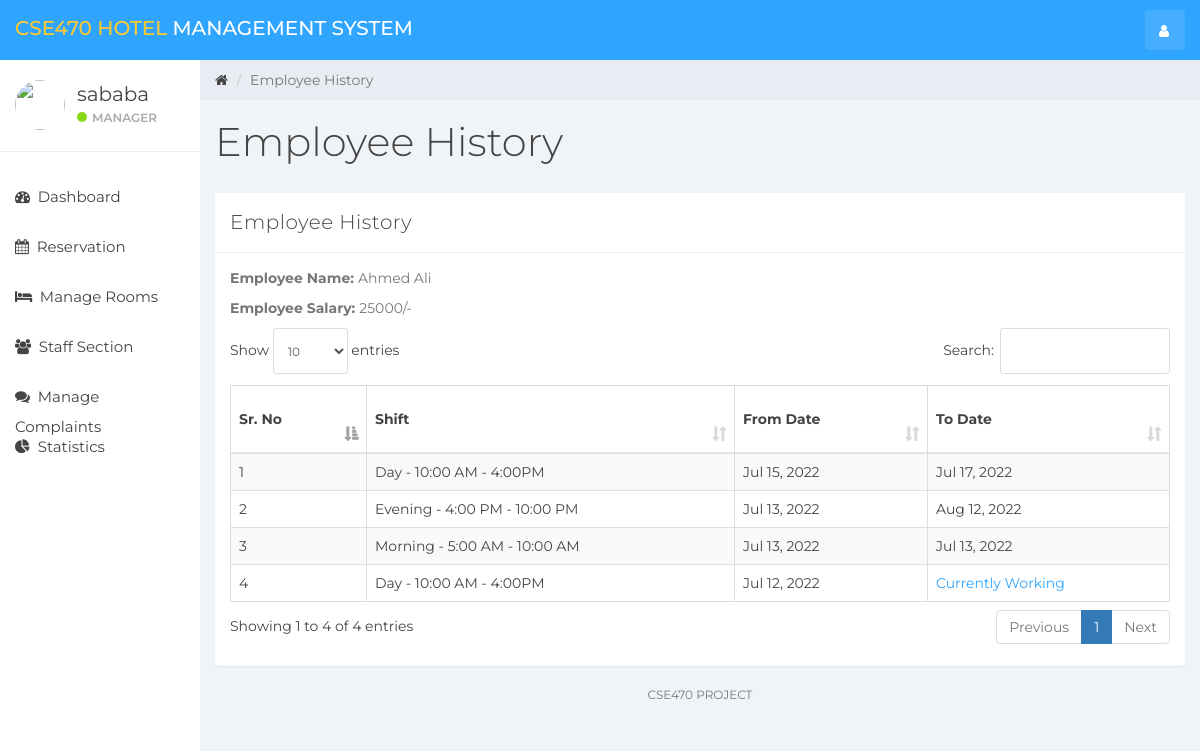
/index.php?emp_history&empid=1 (signed in), run on the app's committed database.
### tables this page shows
CREATE TABLE `user` (
  `id` int(11) NOT NULL,
  `name` varchar(100) NOT NULL,
  `username` varchar(15) NOT NULL,
  `email` varchar(100) NOT NULL,
  `password` varchar(100) NOT NULL,
  `created_at` timestamp NOT NULL DEFAULT current_timestamp()
);

CREATE TABLE `staff` (
  `emp_id` int(11) NOT NULL,
  `emp_name` varchar(100) NOT NULL,
  `staff_type_id` int(11) NOT NULL,
  `shift_id` int(11) NOT NULL,
  `id_card_type` int(11) NOT NULL,
  `id_card_no` varchar(20) NOT NULL,
  `address` varchar(100) NOT NULL,
  `contact_no` bigint(20) NOT NULL,
  `salary` bigint(20) NOT NULL,
  `joining_date` timestamp NOT NULL DEFAULT current_timestamp(),
  `updated_at` timestamp NOT NULL DEFAULT current_timestamp() ON UPDATE current_timestamp()
);

CREATE TABLE `emp_history` (
  `id` int(11) NOT NULL,
  `emp_id` int(11) NOT NULL,
  `shift_id` int(11) NOT NULL,
  `from_date` timestamp NOT NULL DEFAULT current_timestamp(),
  `to_date` timestamp NULL DEFAULT NULL,
  `created_at` timestamp NOT NULL DEFAULT current_timestamp()
);

CREATE TABLE `shift` (
  `shift_id` int(10) NOT NULL,
  `shift` varchar(100) NOT NULL,
  `shift_timing` varchar(100) NOT NULL
);

### emp_history.php (the view, shortened to what this page needs)
<div class="col-sm-9 col-sm-offset-3 col-lg-10 col-lg-offset-2 main">
    <div class="row">
        <ol class="breadcrumb">
            <li><a href="#">
                    <em class="fa fa-home"></em>
                </a></li>
            <li class="active">Employee History</li>
        </ol>
    </div>
    <div class="row">
        <div class="col-lg-12">
            <h1 class="page-header">Employee History</h1>
        </div>
    </div>
    <div class="row">
        <div class="col-lg-12">
            <div class="panel panel-default">
                <div class="panel-heading">Employee History</div>
                <div class="panel-body">
                    <?php
                    if(isset($_GET['empid'])){
                        $emp_id = $_GET['empid'];
                    }else{
                        header('Location:404.php');
                    }
                    $emp = "SELECT * FROM staff WHERE emp_id='$emp_id'";
                    $emp_result = mysqli_query($connection,$emp);
                    $employee = mysqli_fetch_assoc($emp_result);
                    ?>
                    <p><b>Employee Name: </b> <?php echo $employee['emp_name']; ?></p>
                    <p><b>Employee Salary: </b> <?php echo $employee['salary'].'/-'; ?></p>
                    <table class="table table-striped table-bordered table-responsive" cellspacing="0" width="100%"
                           id="rooms">
                        <thead>
                        <tr>
                            <th>Sr. No</th>
                            <th>Shift</th>
                            <th>From Date</th>
                            <th>To Date</th>
                        </tr>
                        </thead>
                        <tbody>
                        <?php
                        $staff_query = "SELECT * FROM emp_history NATURAL JOIN shift WHERE emp_id = '$emp_id' ORDER BY created_at DESC";
                        $staff_result = mysqli_query($connection, $staff_query);
                        if (mysqli_num_rows($staff_result) > 0) {
                            $num = 0;
                            while ($staff = mysqli_fetch_assoc($staff_result)) {
                                $num++;
                                ?>
                                <tr>
                                    <td><?php echo $num; ?></td>
                                    <td><?php echo $staff['shift'].' - '.$staff['shift_timing']; ?></td>
                                    <td><?php echo date('M j, Y', strtotime($staff['from_date'])); ?></td>
                                    <td>
                                        <?php
                                        if ($staff['to_date'] == NULL){
                                            echo "<div class='color-blue'>Currently Working</div>";
                                        }else{
                                            echo date('M j, Y', strtotime($staff['to_date']));
                                        }?>
                                    </td>
                                </tr>
                                <?php
                            }
                        }
                        ?>
                        </tbody>
                    </table>
                </div>
            </div>
        </div>
    </div>
    <div class="row">
        <div class="col-sm-12">
        <p class="back-link">CSE470 PROJECT</p>
        </div>
    </div>
</div>

### sidebar.php (shortened to what this page needs)
<div id="sidebar-collapse" class="col-sm-3 col-lg-2 sidebar">
    <div class="profile-sidebar">
        <div class="profile-userpic">
            <img src="img/user.png" class="img-responsive" alt="">
        </div>
        <div class="profile-usertitle">
            <div class="profile-usertitle-name"><?php echo $user['name'];?></div>
            <div class="profile-usertitle-status"><span class="indicator label-success"></span>Manager</div>
        </div>
    </div>
    <ul class="nav menu">
    <?php
        if (isset($_GET['dashboard'])){ ?>
            <li class="active">
                <a href="index.php?dashboard"><em class="fa fa-dashboard">&nbsp;</em>
                    Dashboard
                </a>
            </li>
        <?php } else{?>
            <li>
                <a href="index.php?dashboard"><em class="fa fa-dashboard">&nbsp;</em>
                    Dashboard
                </a>
            </li>
        <?php }
        if (isset($_GET['reservation'])){ ?>
            <li class="active">
            <a href="index.php?reservation"><em class="fa fa-calendar">&nbsp;</em>
                    Reservation
                </a>
            </li>
        <?php } else{?>
            <li>
            <a href="index.php?reservation"><em class="fa fa-calendar">&nbsp;</em>
                    Reservation
                </a>
            </li>
        <?php }
        if (isset($_GET['room_mang'])){ ?>
            <li class="active">
                <a href="index.php?room_mang"><em class="fa fa-bed">&nbsp;</em>
                    Manage Rooms
                </a>
            </li>
        <?php } else{?>
            <li>
            <a href="index.php?room_mang"><em class="fa fa-bed">&nbsp;</em>
                    Manage Rooms
                </a>
            </li>
        <?php }
        if (isset($_GET['staff_mang'])){ ?>
            <li class="active">
                <a href="index.php?staff_mang"><em class="fa fa-users">&nbsp;</em>
                    Staff Section
                </a>
            </li>
        <?php } else{?>
            <li>
                <a href="index.php?staff_mang"><em class="fa fa-users">&nbsp;</em>
                    Staff Section
                </a>
            </li>
        <?php }
        if (isset($_GET['complain'])){ ?>
            <li class="active">
                <a href="index.php?complain"><em class="fa fa-comments">&nbsp;</em>
                    Manage Complaints
                </a>
            </li>
        <?php } else{?>
            <li>
                <a href="index.php?complain"><em class="fa fa-comments">&nbsp;</em>
                    Manage Complaints
                </a>
            </li>
        <?php }
        ?>
        <?php
        if (isset($_GET['statistics'])){ ?>
            <li class="active">
                <a href="index.php?statistics"><em class="fa fa-pie-chart">&nbsp;</em>
                    Statistics
                </a>
            </li>
        <?php } else{?>
        <li>
            <a href="index.php?statistics"><em class="fa fa-pie-chart">&nbsp;</em>
                Statistics
            </a>
        </li>
<?php }?>
    </ul>
</div>

### styles.css (style rules this page uses)
body { background: #f1f4f7; padding-top: 60px; font-size: 14px; color: #444444; font-family: "Montserrat", "Helvetica Neue", Helvetica, Arial, sans-serif; }
p { color: #777; }
a, a:hover, a:focus { color: #444444; }
h1, h2, h3, h4, h5, h6 { color: #444444; }
h1 { font-weight: 300; font-size: 40px; }
.color-blue { color: #30a5ff; }
.label-success { background-color: #8ad919; }
.panel { border: 0; }
.panel-heading { font-size: 20px; font-weight: 300; letter-spacing: 0.025em; height: 60px; line-height: 38px; }
.panel-default .panel-heading { background: #fff; border-bottom: 1px solid #e9ecf2; color: #444444; }
.sidebar { display: block; padding: 0; display: none; box-shadow: none; background: #fff; }
.sidebar ul { margin: 20px 0px; }
@media (min-width: 768px) { .sidebar { display: block; position: fixed; top: 60px; bottom: 0; left: 0; z-index: 1000; display: block; margin: 0; padding: 0; overflow-x: hidden; overflow-y: auto; } }
.sidebar ul.nav li a { height: 50px; font-size: 15px; line-height: 2em; color: #444444; }
.profile-sidebar { padding: 10px 0; border-bottom: 1px solid #e9ecf2; }
.indicator { width: 10px; height: 10px; display: inline-block; border-radius: 9999px; margin-right: 5px; }
.profile-userpic img { float: left; margin: 10px 0px 0px 15px; width: 50px; height: 50px; border-radius: 9999px !important; }
.profile-usertitle { float: left; text-align: left; margin: 10px 0 0 12px; }
.profile-usertitle-name { font-size: 20px; margin-bottom: 0px; }
.profile-usertitle-status { text-transform: uppercase; color: #aaa; font-size: 12px; font-weight: 600; margin-bottom: 15px; }
.breadcrumb { border-radius: 0; padding: 10px 15px 10px 15px; background: #e9ecf2; margin: 0; }
h1.page-header { margin-top: 20px; border-bottom: 0; }
.table { background: #fff; }
.table > thead > tr > th { border-bottom: 1px solid #e6e7e8; vertical-align: middle; height: 50px; }
p.back-link { text-align: center; margin-bottom: 20px; font-size: 12px; text-transform: uppercase; }

### data on the page
user: name "sababa"
staff: emp_name "Ahmed Ali", salary "25000"
emp_history: shift.shift "Day", shift.shift_timing "10:00 AM - 4:00PM", from_date "Jul 15, 2022", to_date "Jul 17, 2022"
emp_history: shift.shift "Evening", shift.shift_timing "4:00 PM - 10:00 PM", from_date "Jul 13, 2022", to_date "Aug 12, 2022"
emp_history: shift.shift "Morning", shift.shift_timing "5:00 AM - 10:00 AM", from_date "Jul 13, 2022", to_date "Jul 13, 2022"
emp_history: shift.shift "Day", shift.shift_timing "10:00 AM - 4:00PM", from_date "Jul 12, 2022", shows "Currently Working"
